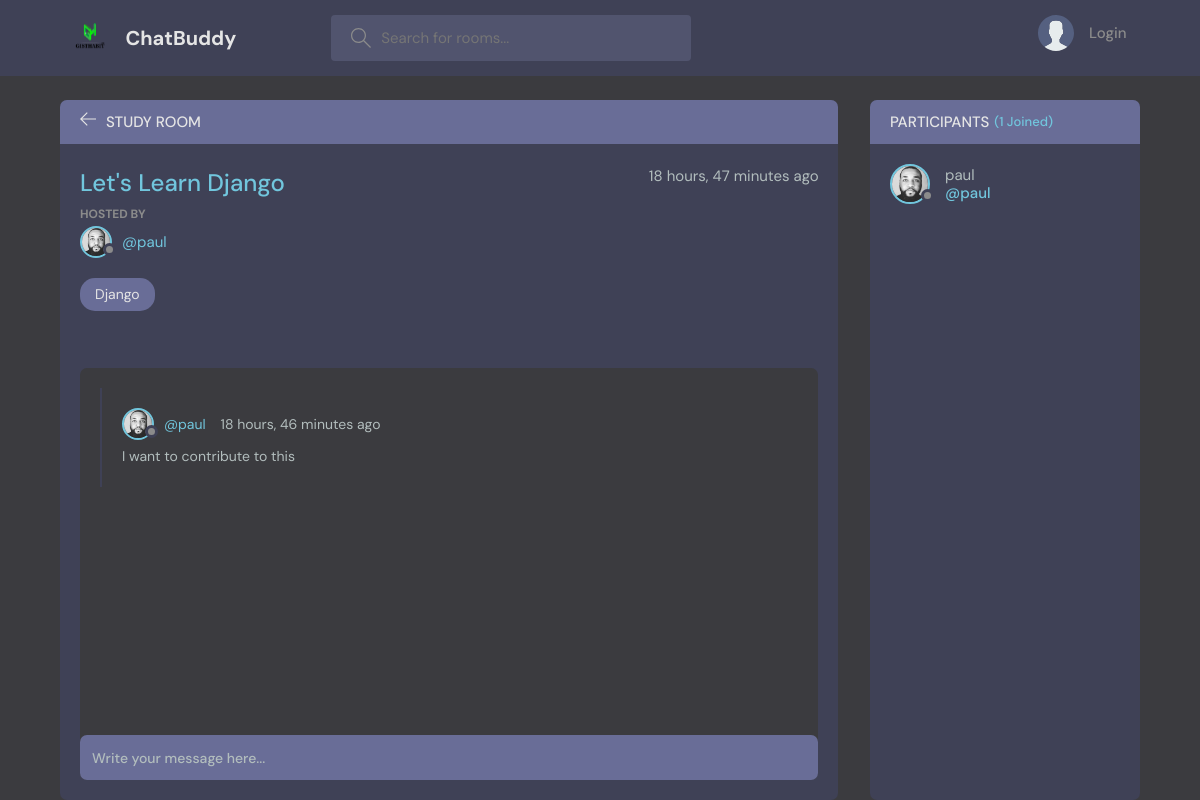
The page /room/1/ on the database its author committed.
### chatbase/models.py (models this page shows, shortened)
class Room(models.Model):
    host = models.ForeignKey(User, on_delete=models.SET_NULL, null=True)
    topic = models.ForeignKey(Topic, on_delete=models.SET_NULL, null=True)
    name = models.CharField(max_length=200)
    description = models.TextField(null=True, blank=True)
    participants = models.ManyToManyField(User, related_name="participants", blank=True)
    updated = models.DateTimeField(auto_now=True)
    created = models.DateTimeField(auto_now_add=True)
    class Meta:
        ordering = ['-updated','-created']

class User(AbstractUser):
    name = models.CharField(max_length=200, null=True)
    email = models.EmailField(unique=True, null=True)
    bio = models.TextField(null=True)
    avatar = models.ImageField(null=True, default="avatar.svg")
    USERNAME_FIELD = 'email'
    REQUIRED_FIELDS = []

class Topic(models.Model):
    name=models.CharField(max_length=200)
    def __str__(self):
        return self.name

class Message(models.Model):
    user = models.ForeignKey(User, on_delete=models.CASCADE)
    room = models.ForeignKey(Room, on_delete=models.CASCADE)
    body= models.TextField()
    updated= models.DateTimeField(auto_now=True)
    created= models.DateTimeField(auto_now_add=True)

### chatbase/views.py (the view, shortened to what this page needs)
# urls.py: path('room/<str:pk>/', views.room, name='room'),
def room(request, pk):
    room = Room.objects.get(id=pk)
    chat_messages = room.message_set.all().order_by('-created')
    participants = room.participants.all()
    content = {'room': room, 'chat_messages': chat_messages, 'participants': participants}
    return render(request, 'chatbase/room.html', content)

### chatbase/templates/chatbase/room.html (shortened to what this page needs)
{% extends 'main.html' %}
{% block content %}
{% load static %}
<main class="profile-page layout layout--2">
  <div class="container">
    <div class="room">
      <div class="room__top">
        <div class="room__topLeft">
          <a href="{% url 'home' %}">
            <svg version="1.1" xmlns="http://www.w3.org/2000/svg" width="32" height="32" viewBox="0 0 32 32">
              <title>arrow-left</title>
              <path
                d="M13.723 2.286l-13.723 13.714 13.719 13.714 1.616-1.611-10.96-10.96h27.625v-2.286h-27.625l10.965-10.965-1.616-1.607z">
              </path>
            </svg>
          </a>
          <h3>Study Room</h3>
        </div>
      </div>
      <div class="room__box scroll">
        <div class="room__header scroll">
          <div class="room__info">
            <h3>{{room.name}}</h3>
            <span>{{room.created|timesince}} ago</span>
          </div>
          <div class="room__hosted">
            <p>Hosted By</p>
            <a href="{% url 'user-profile' room.host.id %}" class="room__author">
              <div class="avatar avatar--small">
                <img src="{% static 'images/legacy.jpg' %}" />
              </div>
              <span>@{{room.host.username}}</span>
            </a>
          </div>
          <span class="room__topics">{{room.topic}}</span>
        </div>
        <div class="room__conversation">
          <div class="threads scroll">
            {% for message in chat_messages %}
            <div class="thread">
              <div class="thread__top">
                <div class="thread__author">
                  <a href="{% url 'user-profile' message.user.id %}" class="thread__authorInfo">
                    <div class="avatar avatar--small">
                      <img src="{% static 'images/legacy.jpg' %}" />
                    </div>
                    <span>@{{message.user.username}}</span>
                  </a>
                  <span class="thread__date">{{message.created|timesince}} ago</span>
                </div>
              </div>
              <div class="thread__details">
                {{message.body}}
              </div>
            </div>
            {% endfor %}
          </div>
        </div>
      </div>
      <div class="room__message">
        <form action="" method="POST">
          <input name="body" placeholder="Write your message here..." />
        </form>
      </div>
    </div>
    <div class="participants">
      <h3 class="participants__top">Participants <span>({{participants.count}} Joined)</span></h3>
      <div class="participants__list scroll">
        {% for user in participants %}
        <a href="{%  url 'user-profile' user.id %}" class="participant">
          <div class="avatar avatar--medium">
            <img src="{{user.avatar.url}}" />
          </div>
          <p>
            {{user.username}}
            <span>@{{user.username}}</span>
          </p>
        </a>
        {% endfor %}
      </div>
    </div>
  </div>
</main>
{% endblock content %}

### rows shown on the page
Room: name "Let's Learn Django", created "18 hours, 47 minutes", host.username "paul", topic "Django"
Message: user.username "paul", created "18 hours, 46 minutes", body "I want to contribute to this"
User: avatar (picture), username "paul"

### other values the page prints
{{ participants.count }} "1"
